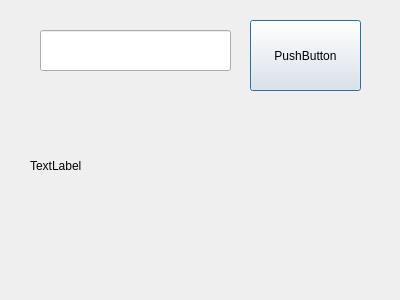
<?xml version="1.0" encoding="UTF-8"?>
<ui version="4.0">
 <class>Dialog</class>
 <widget class="QDialog" name="Dialog">
  <property name="geometry">
   <rect>
    <x>0</x>
    <y>0</y>
    <width>400</width>
    <height>300</height>
   </rect>
  </property>
  <property name="windowTitle">
   <string>Dialog</string>
  </property>
  <widget class="QPushButton" name="pushButton">
   <property name="geometry">
    <rect>
     <x>250</x>
     <y>20</y>
     <width>111</width>
     <height>71</height>
    </rect>
   </property>
   <property name="text">
    <string>PushButton</string>
   </property>
  </widget>
  <widget class="QLineEdit" name="lineEdit">
   <property name="geometry">
    <rect>
     <x>40</x>
     <y>30</y>
     <width>191</width>
     <height>41</height>
    </rect>
   </property>
  </widget>
  <widget class="QLabel" name="label">
   <property name="geometry">
    <rect>
     <x>30</x>
     <y>140</y>
     <width>321</width>
     <height>51</height>
    </rect>
   </property>
   <property name="text">
    <string>TextLabel</string>
   </property>
  </widget>
 </widget>
 <resources/>
 <connections/>
</ui>
